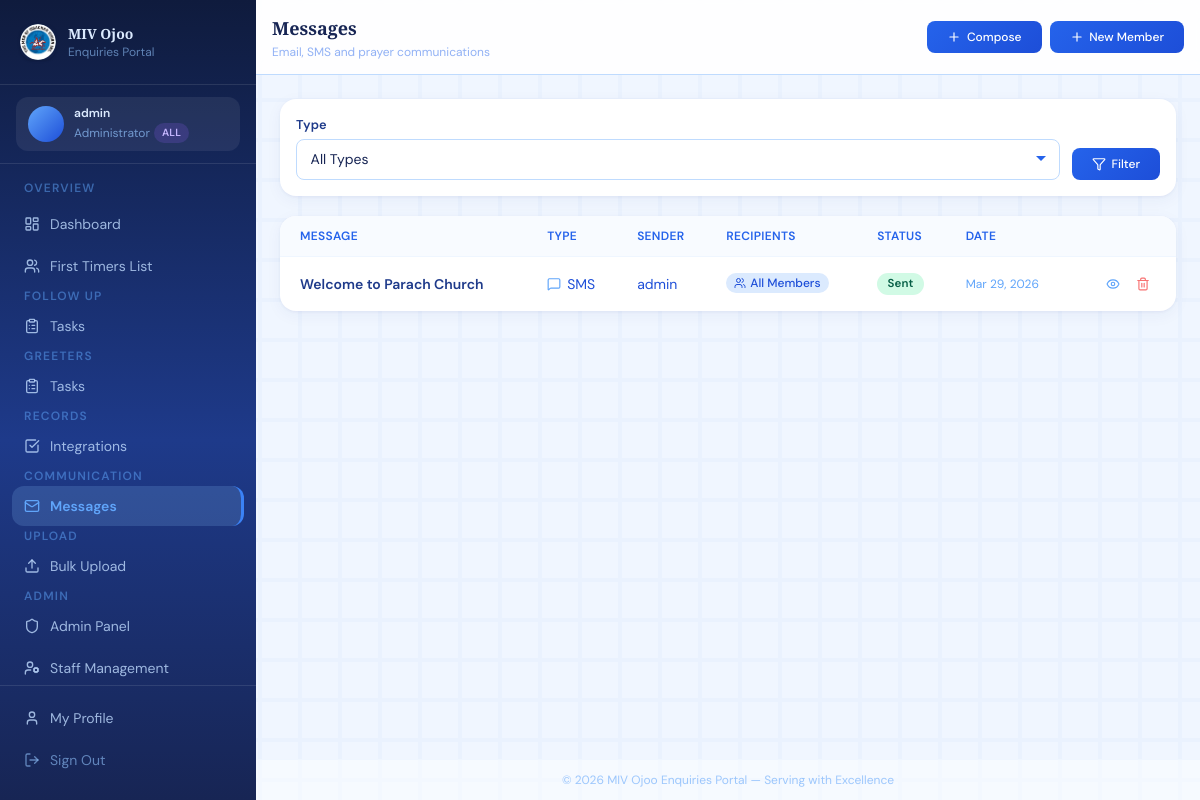
Before: /messages/ (signed in) with the older database file.
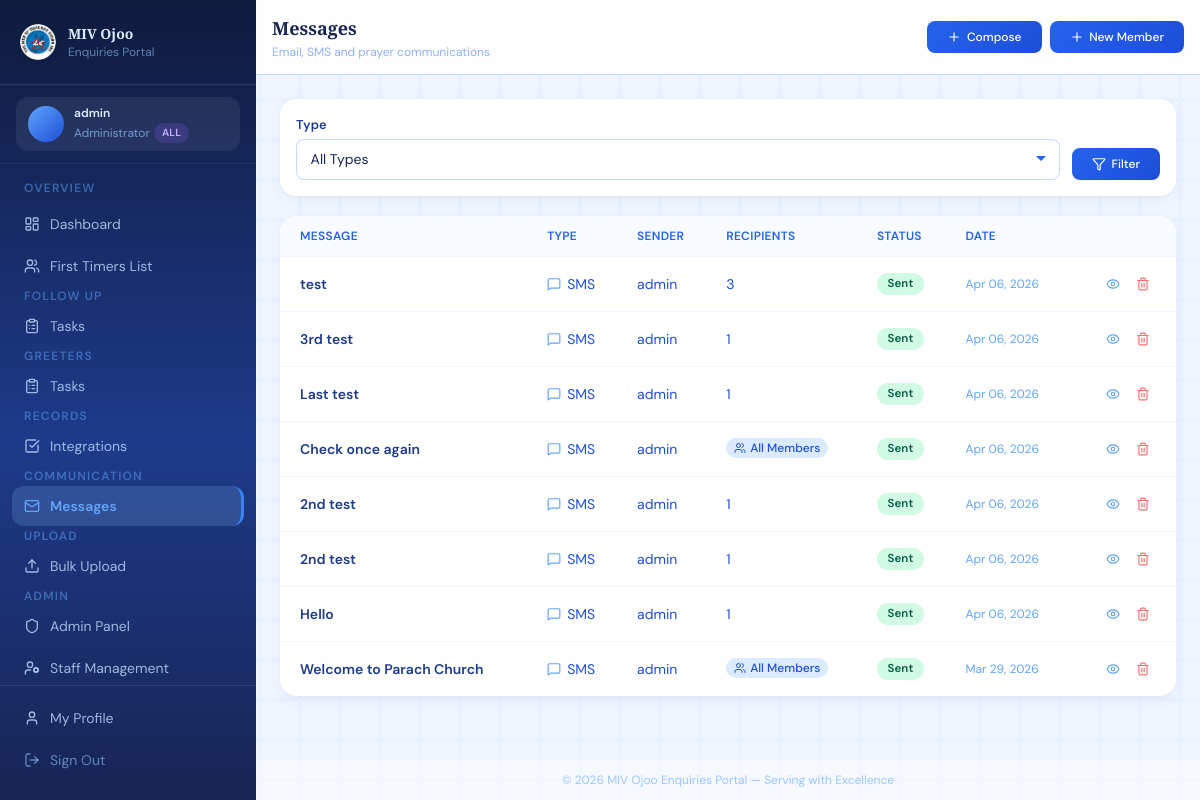
After: the same page with the newer database file.
### enquiries/models.py (models this page shows, shortened)
class Message(models.Model):
    TYPE_CHOICES = [
        ('email', 'Email'),
        ('sms', 'SMS'),
        ('both', 'Email & SMS'),
    ]
    STATUS_CHOICES = [
        ('draft', 'Draft'),
        ('scheduled', 'Scheduled'),
        ('sent', 'Sent'),
        ('failed', 'Failed'),
    ]
    title = models.CharField(max_length=200)
    message_type = models.CharField(max_length=20, choices=TYPE_CHOICES)
    subject = models.CharField(max_length=200, null=True, blank=True)
    body = models.TextField()
    status = models.CharField(max_length=20, choices=STATUS_CHOICES, default='draft')
    sender = models.ForeignKey(User, on_delete=models.SET_NULL, null=True)
    recipients = models.ManyToManyField(Member, blank=True, related_name='received_messages')
    send_to_all = models.BooleanField(default=False)
    scheduled_at = models.DateTimeField(null=True, blank=True)
    sent_at = models.DateTimeField(null=True, blank=True)
    total_sent = models.IntegerField(default=0)
    total_failed = models.IntegerField(default=0)
    related_event = models.ForeignKey(Event, on_delete=models.SET_NULL, null=True, blank=True)
    created_at = models.DateTimeField(auto_now_add=True)
    class Meta:
        ordering = ['-created_at']

### enquiries/views.py (the view)
# urls.py: path('messages/', views.message_list, name='message_list'),
@login_required
def message_list(request):
    msgs        = Message.objects.all().select_related('sender').order_by('-created_at')
    type_filter = request.GET.get('type', '')
    if type_filter:
        msgs = msgs.filter(message_type=type_filter)
    paginator     = Paginator(msgs, 10)
    messages_list = paginator.get_page(request.GET.get('page'))
    context = {
        'messages_list': messages_list,
        'type_filter':   type_filter,
        'type_choices':  Message.TYPE_CHOICES,
    }
    return render(request, 'enquiries/message_list.html', context)

### templates/enquiries/message_list.html (shortened to what the changed rows need)
{% extends "base.html" %}
{% block page_title %}Messages{% endblock %}
{% block content %}
<div class="card overflow-hidden hidden md:block">
  <div class="overflow-x-auto">
    <table class="w-full text-sm" style="min-width:640px;">
      <thead>
        <tr class="border-b border-blue-50" style="background:#f8fbff;">
          <th class="text-left px-5 py-3 text-xs font-semibold text-blue-600 uppercase tracking-wide">Message</th>
          <th class="text-left px-4 py-3 text-xs font-semibold text-blue-600 uppercase tracking-wide">Type</th>
          <th class="text-left px-4 py-3 text-xs font-semibold text-blue-600 uppercase tracking-wide">Sender</th>
          <th class="text-left px-4 py-3 text-xs font-semibold text-blue-600 uppercase tracking-wide">Recipients</th>
          <th class="text-left px-4 py-3 text-xs font-semibold text-blue-600 uppercase tracking-wide">Status</th>
          <th class="text-left px-4 py-3 text-xs font-semibold text-blue-600 uppercase tracking-wide">Date</th>
          <th class="text-right px-5 py-3"></th>
        </tr>
      </thead>
      <tbody class="divide-y divide-blue-50">
        {% for msg in messages_list %}
        <tr class="table-row">
          <td class="px-5 py-3.5">
            <a href="{% url 'message_detail' msg.pk %}" class="font-semibold text-blue-900 hover:text-blue-600 transition-colors">
              {{ msg.title }}
            </a>
          </td>
          <td class="px-4 py-3.5">
            <div class="flex items-center gap-1.5 text-blue-700">
              <i data-lucide="{% if msg.message_type == 'email' %}mail{% elif msg.message_type == 'sms' %}message-square{% elif msg.message_type == 'both' %}layers{% else %}megaphone{% endif %}"
                 class="w-3.5 h-3.5 text-blue-400"></i>
              {{ msg.get_message_type_display }}
            </div>
          </td>
          <td class="px-4 py-3.5 text-blue-700">
            {{ msg.sender.get_full_name|default:msg.sender.username }}
          </td>
          <td class="px-4 py-3.5 text-blue-700">
            {% if msg.send_to_all %}
              <span class="inline-flex items-center gap-1 text-xs bg-blue-100 text-blue-700 px-2 py-0.5 rounded-full font-medium">
                <i data-lucide="users" class="w-3 h-3"></i>All Members
              </span>
            {% else %}
              {{ msg.total_sent }}
            {% endif %}
          </td>
          <td class="px-4 py-3.5">
            <span class="badge badge-{{ msg.status }}">{{ msg.get_status_display }}</span>
          </td>
          <td class="px-4 py-3.5 text-blue-400 text-xs">
            {{ msg.created_at|date:"M d, Y" }}
          </td>
          <td class="px-5 py-3.5 text-right">
            <div class="flex items-center justify-end gap-1">
              <a href="{% url 'message_detail' msg.pk %}"
                 class="p-1.5 rounded-lg hover:bg-blue-100 text-blue-400 hover:text-blue-800 transition-colors"
                 title="View">
                <i data-lucide="eye" class="w-3.5 h-3.5"></i>
              </a>
              <a href="{% url 'message_delete' msg.pk %}"
                 class="p-1.5 rounded-lg hover:bg-red-100 text-red-400 hover:text-red-700 transition-colors"
                 title="Delete">
                <i data-lucide="trash-2" class="w-3.5 h-3.5"></i>
              </a>
            </div>
          </td>
        </tr>
        {% endfor %}
      </tbody>
    </table>
  </div>
</div>
{% endblock %}

Changed rows visible on the page:
added Message: title "test", message_type "SMS", sender.get_full_name "admin", total_sent "3", status "Sent", created_at "Apr 06, 2026"
added Message: title "3rd test", message_type "SMS", sender.get_full_name "admin", total_sent "1", status "Sent", created_at "Apr 06, 2026"
added Message: title "Last test", message_type "SMS", sender.get_full_name "admin", total_sent "1", status "Sent", created_at "Apr 06, 2026"
added Message: title "Check once again", message_type "SMS", sender.get_full_name "admin", send_to_all True (drawn), status "Sent", created_at "Apr 06, 2026"
added Message: title "2nd test", message_type "SMS", sender.get_full_name "admin", total_sent "1", status "Sent", created_at "Apr 06, 2026"
added Message: title "2nd test", message_type "SMS", sender.get_full_name "admin", total_sent "1", status "Sent", created_at "Apr 06, 2026"
added Message: title "Hello", message_type "SMS", sender.get_full_name "admin", total_sent "1", status "Sent", created_at "Apr 06, 2026"
